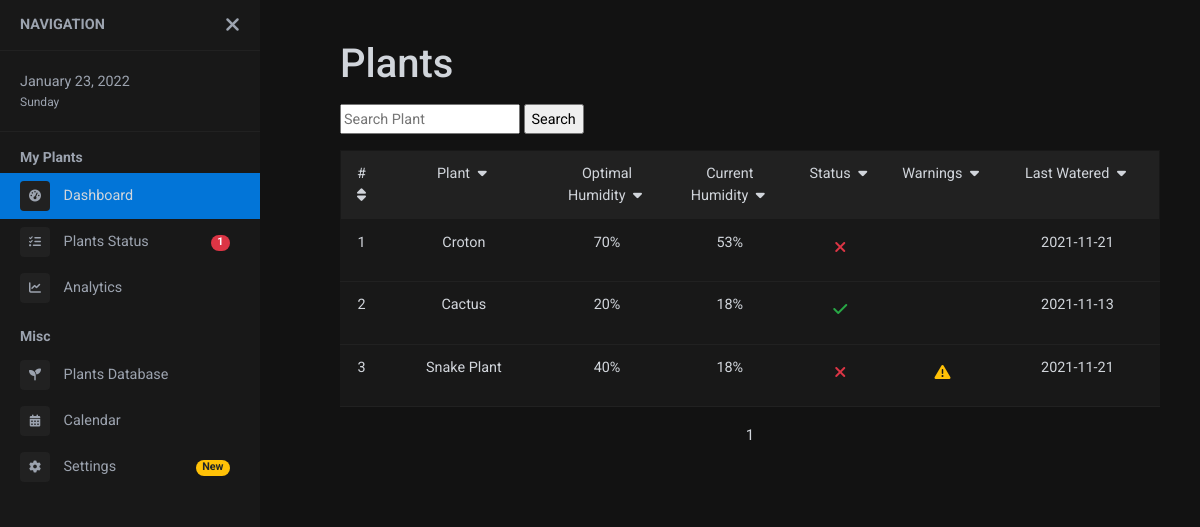
The app's page /status.php?column=currentHumidity&order=desc with its own data.
### tables this page shows
CREATE TABLE plant (
    id int(5) NOT NULL AUTO_INCREMENT PRIMARY KEY,
    plantName varchar(255) NOT NULL,
    humidity int NOT NULL,
    currentHumidity int NOT NULL,
    needsWatering tinyint(1) NOT NULL, 
    isCritical tinyint(1) NOT NULL, 
    lastWatered DATE DEFAULT NULL
);

### includes/status_function.php (called while the page is built, shortened)
<?php
function sortTable($column, $sort_order) {
	global $conn, $asc_or_desc, $page, $number_of_page, $number_of_result, $results_per_page;
	$sql = "SELECT * FROM plant";
	$result = mysqli_query($conn, $sql);
	$number_of_result = mysqli_num_rows($result);
	$results_per_page = 30;
	$number_of_page = ceil ($number_of_result / $results_per_page);
	if (!isset ($_GET['page']) ) {
        $page = 1;
    } else {
        $page = $_GET['page'];
    }
	$sql = 'SELECT * FROM plant ORDER BY ' . $column . ' ' . $sort_order;
	if(mysqli_query($conn, $sql)){
		$asc_or_desc = $sort_order == 'ASC' ? 'desc' : 'asc';
		$result = mysqli_query($conn, $sql);
		$plants = mysqli_fetch_all($result, MYSQLI_ASSOC);
		$final_plants = array();
		foreach ($plants as $plant) {
			array_push($final_plants, $plant);
		}
		return $final_plants;
	}
	else{
		echo mysqli_error($conn);
	}
}
?>

### status.php (the view, shortened to what this page needs)
<?php include("includes/config.php");?>
<?php require_once("includes/status_function.php");?>
<?php
$sort_order = isset($_GET['order']) && strtolower($_GET['order']) == 'desc' ? 'DESC' : 'ASC';
$up_or_down = str_replace(array('ASC','DESC'), array('up','down'), $sort_order);
if (isset($_GET['column'])){
    $column = $_GET['column'];
    $plants = sortTable($column, $sort_order);
}
?>
<!DOCTYPE html>
<html lang="en">
<head>
	<?php include("includes/head.php");?>
</head>
<body>
	<div class="page-wrapper toggled">
		<?php include("includes/sidebar.php");?>
		<div class="page-content">
			<div class="container">
				<div class="header">
                    <h1 class="fs-3">Plants</h1>
				</div>
                <form method="get" action="plantData.php">
                    <input type="text" name="search" required placeholder="Search Plant" style="height:30px;"/>
                    <input type="submit" value="Search" style="cursor: pointer; height:30px;"/>
                </form>
                <?php if($plants == false): ?>
                    <p class="mt-5 text-center">No Results</p>
                <?php else: ?>
                    <section class="table mt-3">
                    <table class="text-center">
                        <tbody>
                            <tr>
                                <th style="width: 5%; border-top:none;"><a href="status.php?column=id">#<i class="fas fa-sort px-1"></i></th>
                                <th style="width: 20%; border-top:none;"><a href="status.php?column=plantName&order=<?php echo $asc_or_desc; ?>">Plant
                                <i class="fas fa-caret-<?php echo $up_or_down ?> px-1"></i></th>
                                <th style="width: 15%; border-top:none;"><a href="status.php?column=humidity&order=<?php echo $asc_or_desc; ?>">Optimal Humidity
                                <i class="fas fa-caret-<?php echo $up_or_down ?> px-1"></i></th>
                                <th style="width: 15%; border-top:none;"><a href="status.php?column=currentHumidity&order=<?php echo $asc_or_desc; ?>">Current Humidity
                                <i class="fas fa-caret-<?php echo $up_or_down ?> px-1"></i></th>
                                <th style="width: 12%; border-top:none;"><a href="status.php?column=needsWatering&order=<?php echo $asc_or_desc; ?>">Status
                                <i class="fas fa-caret-<?php echo $up_or_down ?> px-1"></i></th>
                                <th style="width: 13%; border-top:none;"><a href="status.php?column=isCritical&order=<?php echo $asc_or_desc; ?>">Warnings
                                <i class="fas fa-caret-<?php echo $up_or_down ?> px-1"></i></th>
                                <th style="width: 20%; border-top:none;"><a href="status.php?column=lastWatered&order=<?php echo $asc_or_desc; ?>">Last Watered
                                <i class="fas fa-caret-<?php echo $up_or_down ?> px-1"></i></th>
                            </tr>
                            <?php foreach ($plants as $plant): ?>
                            <tr>
                                <td></td>
                                <td>
                                    <?php echo $plant['plantName'] ?>
                                </td>
                                <td>
                                    <?php echo $plant['humidity'].'%' ?>
                                </td>
                                <td>
                                    <?php echo $plant['currentHumidity'].'%' ?>
                                </td>
                                <td>
                                <?php if ($plant['needsWatering'] == true): ?>
                                    <a class="fa fa-check btn text-success"
                                        href="#">
                                    </a>
                                <?php else: ?>
                                    <a class="fa fa-times btn text-danger"
                                        href="#">
                                    </a>
                                <?php endif ?>
                                </td>
                                <td>
                                <?php if ($plant['isCritical'] == true): ?>
                                    <a class="fa fa-exclamation-triangle btn text-warning"
                                        href="#">
                                    </a>
                                <?php endif ?>
                                </td>
                                <td>
                                    <p><?php echo date('Y-m-d',strtotime($plant['lastWatered'])) ?></p>
                                </td>
                            </tr>
                            <?php endforeach ?>
                        </tbody>
                    </table>
                    </section>
                <?php endif ?>
                <div class="page-nav text-center">
                    <?php
                        $max = 5;
                        if($number_of_page < $max){
                            for($page = 1; $page <= $number_of_page; $page++)
                            {
                                if (isset($_GET['search'])){
                                    echo '<a href = "status.php?search=' . $_GET['search'] . '&page=' . $page . '">' . $page . ' </a>';
                                }
                                else if(isset($_GET['category'])){
                                    echo '<a href = "status.php?category=' . $_GET['category'] . '&page=' . $page . '">' . $page . ' </a>';
                                }
                                else{
                                    echo '<a href = "status.php?page=' . $page . '">' . $page . ' </a>';
                                }
                            }
                        }
                    ?>
                </div>
            </div>
		</div>
	</div>
</body>

### style.css (style rules this page uses)
:root { --background: #121212; --card: #181818; --divider: #212121; --sidebar: #181818; --primary-text: #D1D5DB; --secondary-text: #9CA3AF; --accent: #0275d8; }
body { font-family: "Roboto", sans-serif; background-color: var(--background); color: var(--primary-text); font-size: 0.9rem; text-decoration: none; }
.header h1 { color: var(--primary-text); }
.page-wrapper .page-content { display: inline-block; width: 100%; padding-left: 0px; padding-top: 20px; }
.page-wrapper .page-content > div { padding: 20px 40px; }
.page-wrapper .page-content { overflow-x: hidden; }
.page-nav a { color: var(--primary-text); text-decoration: none; padding: 0.3rem; font-size: 15px; }
table { counter-reset: rowNumber; width: 100%; background-color: var(--card); text-transform: capitalize; color: var(--primary-text); }
table tr:not(:first-child) { counter-increment: rowNumber; }
table tr td:first-child::before { content: counter(rowNumber); }
table { border: 1px solid var(--card); }
table th { border-top: none; border-bottom: 1px solid transparent; background-color: var(--divider); font-weight: normal; }
table td { border-bottom: 1px solid var(--divider); }
table a { color: var(--primary-text); }
nav, .sidebar-brand > a, .sidebar-dropdown > a:after, .sidebar-submenu li a:before, nav ul li a i, .page-wrapper .page-content, .sidebar-search input.search-menu, .sidebar-search .input-group-text, .sidebar-menu ul li a, #show-sidebar, #close-sidebar { -webkit-transition: all 0.3s ease; -moz-transition: all 0.3s ease; -ms-transition: all 0.3s ease; -o-transition: all 0.3s ease; transition: all 0.3s ease; }
@media screen and (min-width: 768px) { .page-wrapper.toggled .page-content { padding-left: 300px; } }

### records on screen
plant: plantName "Croton", humidity "70", currentHumidity "53", needsWatering 0 (drawn), lastWatered "2021-11-21"
plant: plantName "Cactus", humidity "20", currentHumidity "18", needsWatering 1 (drawn), lastWatered "2021-11-13"
plant: plantName "Snake Plant", humidity "40", currentHumidity "18", needsWatering 0 (drawn), isCritical 1 (drawn), lastWatered "2021-11-21"

### other values on screen
$plant_count - $plant_complete "1"
